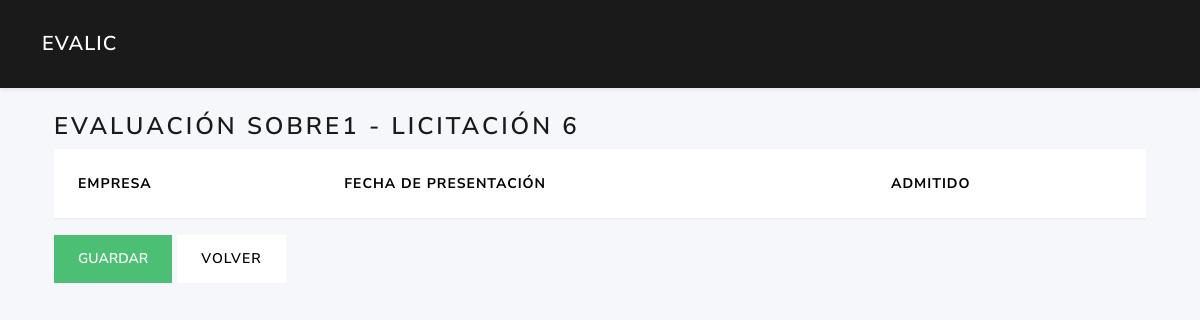
The page /ofertas/6/evaluar_sobre1 on the database as committed earlier.
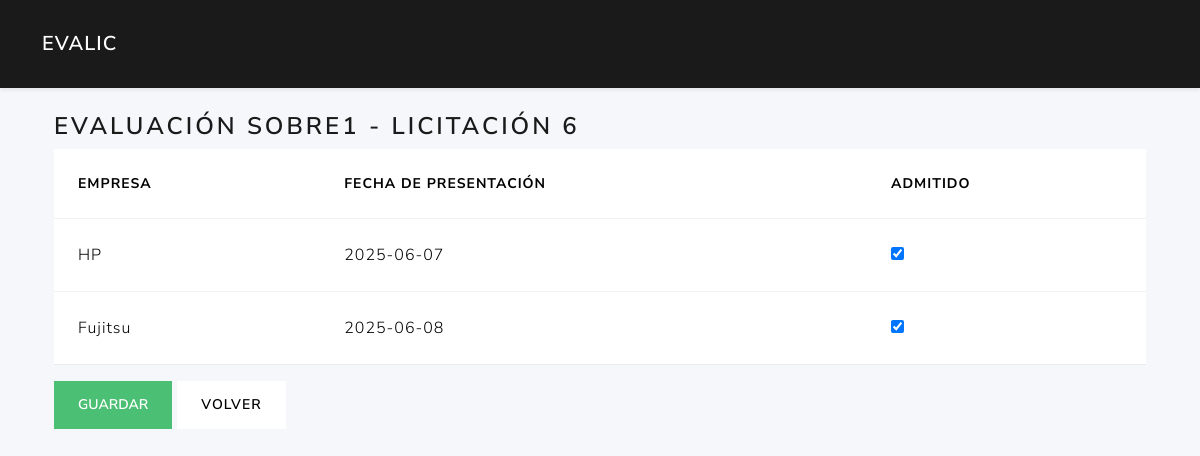
The same page on the database as committed later.
### tables this page shows
CREATE TABLE ofertas (
        fechapresentacion TEXT NOT NULL,
        admitidasobre1 INTEGER,             
        licitacion_id INTEGER NOT NULL,
        licitante_id INTEGER NOT NULL,
        PRIMARY KEY (licitacion_id,licitante_id)                                       
        FOREIGN KEY (licitacion_id) REFERENCES licitaciones(id)
        FOREIGN KEY (licitante_id) REFERENCES licitantes(id)                                                           
    );

CREATE TABLE licitantes (
        id  INTEGER PRIMARY KEY AUTOINCREMENT,
        nombreempresa TEXT NOT NULL,
        cif text NOT NULL,
        direccion text,
        ciudad text,
        provincia text,
        telefono text,
        email text                                                                                                                            
    );

### routes/ofertas_routes.py (the view, shortened to what this page needs)
@ofertas_bp.route('/<int:licitacion_id>/evaluar_sobre1', methods=['GET', 'POST'])
def evaluar_sobre1(licitacion_id):
    ofertas = list_ofertas_logic(current_app, licitacion_id)
    return render_template('ofertas/evaluar_sobre1.html',
                           ofertas=ofertas,
                           licitacion_id=licitacion_id)

### app.py (called while the page is built)
def create_app():
    app = Flask(__name__)
    app.permanent_session_lifetime = timedelta(hours=1)  # Sesión permanente por 1 hora
    app.config.from_object(Config)
    @app.context_processor
    def utility_processor():
        from flask import request, url_for
        def url_for_other_page(page):
            args = request.args.copy()
            args['page'] = page
            return url_for('licitaciones.index', **args)
        return dict(url_for_other_page=url_for_other_page)
    app.teardown_appcontext(close_connection)
    with app.app_context():
        init_db(app)
    app.register_blueprint(auth_bp)
    app.register_blueprint(user_bp)
    app.register_blueprint(licitaciones_bp)
    app.register_blueprint(ofertas_bp)
    app.register_blueprint(licitantes_bp)
    app.register_blueprint(evaluador_bp)
    app.register_blueprint(criterios_bp)
    return app

### models/dao.py (called while the page is built)
def close_connection(exception):
    db = getattr(g, '_database', None)
    if db is not None:
        db.close()

### services/oferta_service.py (called while the page is built)
def list_ofertas_logic(app, licitacion_id=None):
    db = get_db(app)
    return list_ofertas(db, licitacion_id)

### templates/ofertas/evaluar_sobre1.html (shortened to what this page needs)
{% extends 'base.html' %}
{% block content %}
<div class="container">
  <h3>Evaluación Sobre1 - Licitación {{ licitacion_id }}</h3>
  <form method="post">
    <table class="table">
      <thead>
        <tr>
          <th>Empresa</th>
          <th>Fecha de presentación</th>
          <th>Admitido</th>
        </tr>
      </thead>
      <tbody>
        {% for o in ofertas %}
        <tr>
          <td>{{ o.nombreempresa }}</td>
          <td>{{ o.fechapresentacion }}</td>
          <td>
            <input type="checkbox" name="admitidasobre1_{{ o.licitante_id }}" {% if o.admitidasobre1 %}checked{% endif %}>
          </td>
        </tr>
        {% endfor %}
      </tbody>
    </table>
    <button type="submit" class="btn btn-success">Guardar</button>
    <a href="{{ url_for('licitaciones.edit_licitacion_route', lic_id=licitacion_id) }}" class="btn btn-secondary">Volver</a>
  </form>
</div>
{% endblock %}

Rows that differ between the two databases and show on the page:
added ofertas: nombreempresa "HP", fechapresentacion "2025-06-07", admitidasobre1 "☑"
added ofertas: nombreempresa "Fujitsu", fechapresentacion "2025-06-08", admitidasobre1 "☑"
